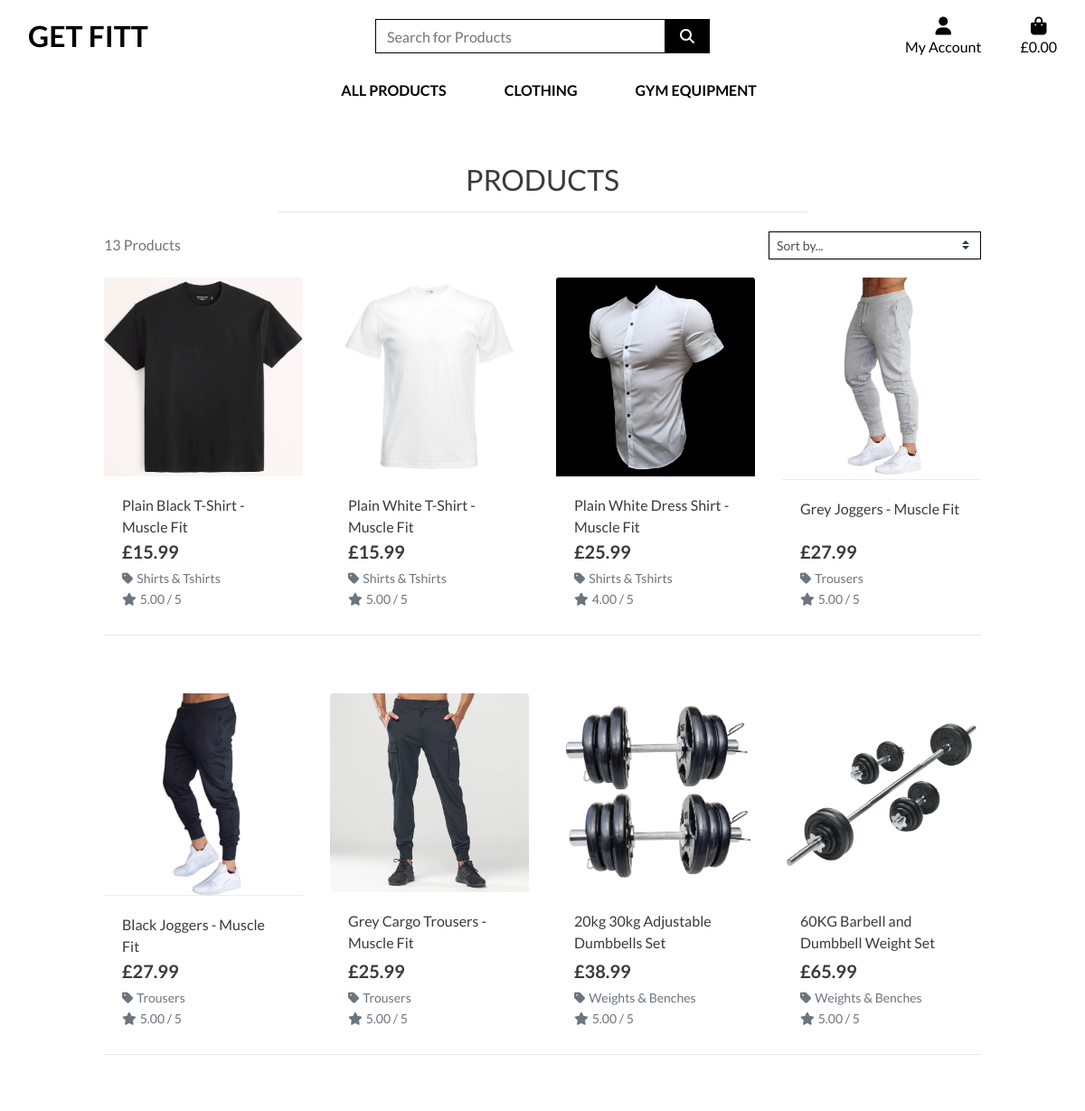
Before: /products/ (upper part) with the older database file.
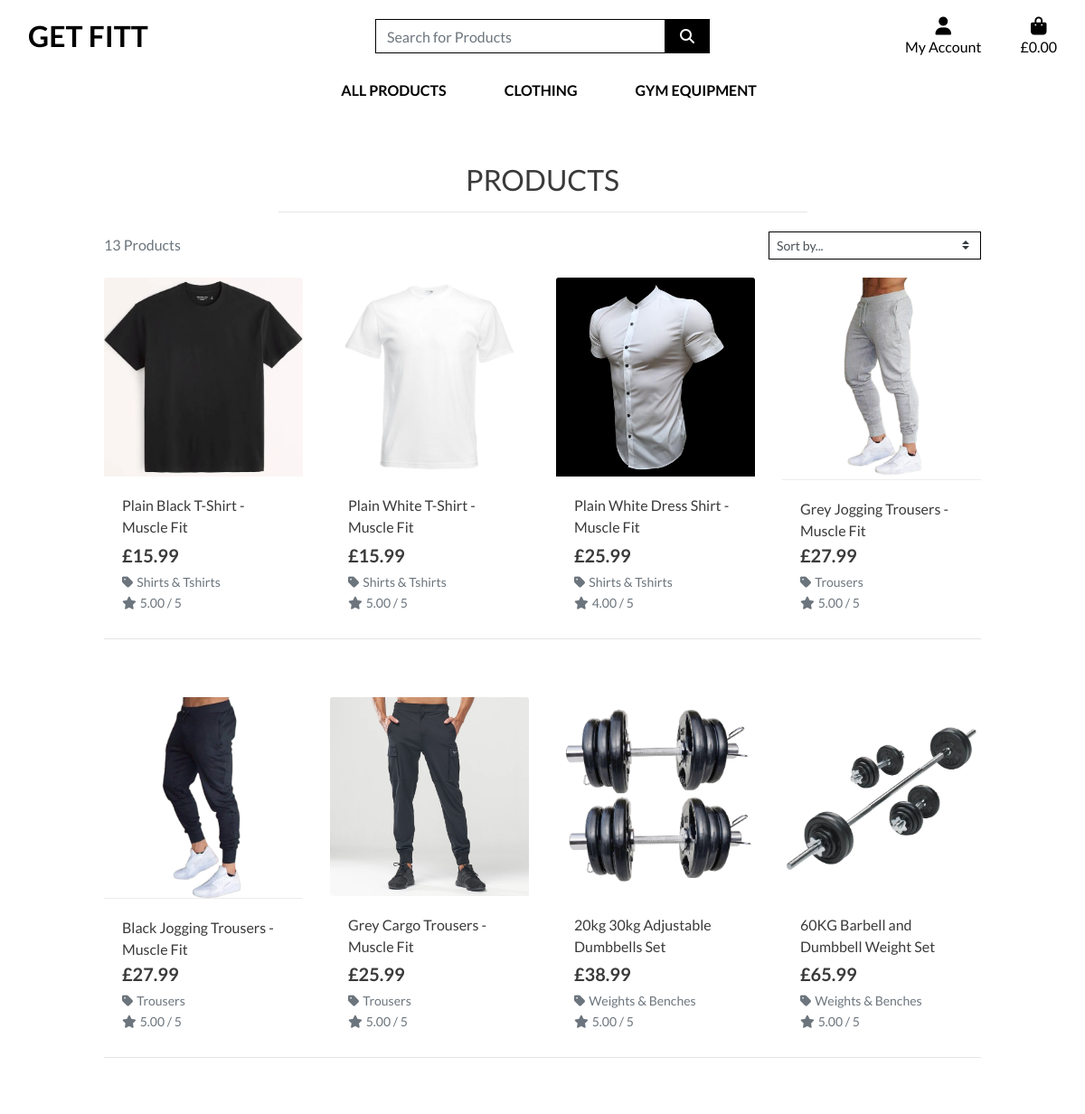
After: the same page with the newer database file.
### products/models.py (models this page shows, shortened)
class Product(models.Model):
    category = models.ForeignKey('Category', null=True, blank=True, on_delete=models.SET_NULL)
    sku = models.CharField(max_length=254, null=True, blank=True)
    name = models.CharField(max_length=254)
    description = models.TextField()
    has_sizes = models.BooleanField(default=False, null=True, blank=True)
    price = models.DecimalField(max_digits=6, decimal_places=2)
    rating = models.DecimalField(max_digits=6, decimal_places=2, null=True, blank=True)
    image_url = models.URLField(max_length=1024, null=True, blank=True)
    image = models.ImageField(null=True, blank=True)

class Category(models.Model):
    class Meta:
        verbose_name_plural = 'Categories'
    name = models.CharField(max_length=254)
    friendly_name = models.CharField(max_length=254, null=True, blank=True)

### products/views.py (the view, shortened to what this page needs)
# urls.py: path('', views.all_products, name='products'),
def all_products(request):
    products = Product.objects.all()
    query = None
    categories = None
    sort = None
    direction = None
    current_sorting = f'{sort}_{direction}'
    context = {
        'products': products,
        'search_term': query,
        'current_categories': categories,
        'current_sorting': current_sorting,
    }
    return render(request, 'products/products.html', context)

### bag/contexts.py (called while the page is built, shortened)
def bag_contents(request):
    bag_items = []
    total = 0
    product_count = 0
    bag = request.session.get('bag', {})
    if total < settings.FREE_DELIVERY_THRESHOLD:
        delivery = total * Decimal(settings.STANDARD_DELIVERY_PERCENTAGE / 100)
        free_delivery_delta = settings.FREE_DELIVERY_THRESHOLD - total
    else:
        delivery = 0
        free_delivery_delta = 0
    grand_total = delivery + total
    context = {
        'bag_items': bag_items,
        'total': total,
        'product_count': product_count,
        'delivery': delivery,
        'free_delivery_delta': free_delivery_delta,
        'free_delivery_threshold': settings.FREE_DELIVERY_THRESHOLD,
        'grand_total': grand_total,
    }
    return context

### products/templates/products/products.html (shortened to what this page needs)
{% extends "base.html" %}
{% load static %}
{% block page_header %}
    <div class="container header-container">
    </div>
{% endblock %}
{% block content %}
    <div class="overlay"></div>
    <div class="container-fluid">
        <div class="row">
            <div class="col text-center mt-3">
                <h2 class="logo-font">Products</h2>
                <hr class="w-50 mb-1">
            </div>
        </div>
        <div class="row">
            <div class="product-container col-10 offset-1">
                <div class="row mt-1 mb-2">
                    <div class="col-12 col-md-6 my-auto order-md-last d-flex justify-content-center justify-content-md-end">
                        <div class="sort-select-wrapper w-50">
                            <select id="sort-selector" class="custom-select custom-select-sm rounded-0 border border-{% if current_sorting != 'None_None' %}info{% else %}black{% endif %}">
                                <option value="reset" {% if current_sorting == 'None_None' %}selected{% endif %}>Sort by...</option>
                            </select>
                        </div>
                    </div>
                    <div class="col-12 col-md-6 order-md-first">
                        <p class="text-muted mt-3 text-center text-md-left">
                            {{ products|length }} Products{% if search_term %} found for <strong>"{{ search_term }}"</strong>{% endif %}
                        </p>
                    </div>
                </div>
                <div class="row">
                    {% for product in products %}
                        <div class="col-sm-6 col-md-6 col-lg-4 col-xl-3">
                            <div class="card h-100 border-0">
                                {% if product.image %}
                                <a href="{% url 'product_detail' product.id %}">
                                    <img class="card-img-top img-fluid" src="{{ product.image.url }}" alt="{{ product.name }}">
                                </a>
                                {% else %}
                                <a href="{% url 'product_detail' product.id %}">
                                    <img class="card-img-top img-fluid" src="{{ MEDIA_URL }}noimage.png" alt="{{ product.name }}">
                                </a>
                                {% endif %}
                                <div class="card-body pb-0">
                                    <p class="mb-0">{{ product.name }}</p>
                                </div>
                                <div class="card-footer bg-white pt-0 border-0 text-left">
                                    <div class="row">
                                        <div class="col">
                                            <p class="lead mb-0 text-left font-weight-bold">£{{ product.price }}</p>
                                            {% if product.category %}
                                            <p class="small mt-1 mb-0">
                                                <a class="text-muted" href="{% url 'products' %}?category={{ product.category.name }}">
                                                    <i class="fas fa-tag mr-1"></i>{{ product.category.friendly_name }}
                                                </a>
                                            </p>
                                            {% endif %}
                                            {% if product.rating %}
                                                <small class="text-muted"><i class="fas fa-star mr-1"></i>{{ product.rating }} / 5</small>
                                            {% else %}
                                                <small class="text-muted">No Rating</small>
                                            {% endif %}
                                        </div>
                                    </div>
                                </div>
                            </div>
                        </div>
                        {% if forloop.counter|divisibleby:4 %}
                            <div class="col-12 d-none d-xl-block mb-5">
                                <hr>
                            </div>
                        {% endif %}
                    {% endfor %}
                </div>
            </div>
        </div>
    </div>
{% endblock %}

### templates/base.html (shortened to what this page needs)
{% load static %}
<!doctype html>
<html lang="en">
  <head>
    {% block main_css %}
    <link rel="stylesheet" href="https://cdn.jsdelivr.net/npm/bootstrap@4.6.2/dist/css/bootstrap.min.css">
    <link rel="stylesheet" href="{% static 'css/base.css' %}">
    {% endblock %}
  </head>
  <body>
    <header class="container-fluid fixed-top">
      <div id="topnav" class="row bg-white pt-lg-2 d-none d-lg-flex">
        <div class="col col-12 col-lg-4 my-auto py-1 py-lg-0 text-center text-lg-left">
          <a href="{% url 'home' %}" class="nav-link main-logo-link">
            <h2 class="logo-font text-black my-0"><strong>Get Fitt</strong></h2>
          </a>
        </div>
        <div class="col col-12 col-lg-4 my-auto py-1 py-lg-0 text-center text-lg-left">
          <form action="{% url 'products' %}" method="GET">
            <div class="input-group w-100">
              <input type="text" name="q" placeholder="Search for Products" class="form-control border border-black rounded-0">
                <div class="input-group-append">
                  <button class="form-control btn btn-black border border-black rounded-0" type="submit">
                    <span class="icon">
                      <i class="fas fa-search"></i>
                    </span>
                  </button>
                </div>
            </div>
          </form>
        </div>
        <div class="col col-12 col-lg-4 my-auto py-1 py-lg-0 text-center text-lg-left">
          <ul class="list-inline list-unstyled text-center text-lg-right my-0">
            <li class="list-inline-item dropdown">
              <a href="#" class="text-black nav-link" id="user-options" data-toggle="dropdown" aria-haspopup="true" aria-expanded="false">
                <div class="text-center">
                  <div><i class="fas fa-user fa-lg"></i></div>
                  <p class="my-0">My Account</p>
                </div>
              </a>
            </li>
            <li class="list-inline-item">
              <a class="{% if grand_total %}text-info font-weight-bold{% else %}text-black{% endif %} nav-link" href="{% url 'view_bag' %}">
                <div class="text-center">
                  <div><i class="fas fa-shopping-bag fa-lg"></i></div>
                    <p class="my-0">
                      {% if grand_total %}
                        £{{ grand_total|floatformat:2 }}
                      {% else %}
                        £0.00
                      {% endif %}
                    </p>
                </div>
              </a>
            </li>
          </ul>
        </div>
      </div>
      <div class="row bg-white">
        <nav class="navbar navbar-expand-lg navbar-light w-100">
            {% include 'includes/mobile-top-header.html' %}
            {% include 'includes/main-nav.html' %}
        </nav>
      </div>
    </header>
    {% block page_header %}
    {% endblock %}
    {% block content %}
    {% endblock %}
  </body>
</html>

### templates/includes/mobile-top-header.html (shortened to what this page needs)
<ul>
  </ul>

### templates/includes/main-nav.html (shortened to what this page needs)
<div class="collapse navbar-collapse" id="main-nav">
    <ul class="navbar-nav w-auto mx-auto">
        <li class="nav-item dropdown">
            <a class="logo-font font-weight-bold nav-link text-black mr-5" href="#" id="all-products-link" data-toggle="dropdown" aria-haspopup="true" aria-expanded="false">
                All Products
            </a>
        </li>
        <li class="nav-item dropdown">
            <a class="logo-font font-weight-bold nav-link text-black mr-5" href="#" id="clothing-link" data-toggle="dropdown" aria-haspopup="true" aria-expanded="false">
                Clothing
            </a>
        </li>
        <li class="nav-item dropdown">
            <a class="logo-font font-weight-bold nav-link text-black mr-5" href="#" id="homeware-link" data-toggle="dropdown" aria-haspopup="true" aria-expanded="false">
                Gym Equipment
            </a>
            </li>
    </ul>
</div>

### static/css/base.css (style rules this page uses)
html { height: 100%; }
body { background-position: top right; background: url('/media/homepage_background.jpg') no-repeat; background-size: cover; height: calc(100vh - 164px); color: rgb(59, 58, 58); font-family: 'lato'; }
.icon { align-items: center; display: inline-flex; justify-content: center; height: 1.5rem; width: 1.5rem; }
.logo-font { text-transform: uppercase; }
.main-logo-link { width: fit-content; }
.btn-black { background: black; color: white; }
.text-black { color: #000000 !important; }
.border-black { border: 1px solid black !important; }
.overlay { height: 100%; width: 100%; top: 0; left: 0; position: fixed; background: white; z-index: -1; }
@media (min-width: 1200px) { .container { max-width: 80%; } }
@media (min-width: 992px) { .header-container { padding-top: 164px; } }

Changed rows visible on the page:
changed Product: name "Grey Joggers - Muscle Fit" → "Grey Jogging Trousers - Muscle Fit"
changed Product: name "Black Joggers - Muscle Fit" → "Black Jogging Trousers - Muscle Fit"
